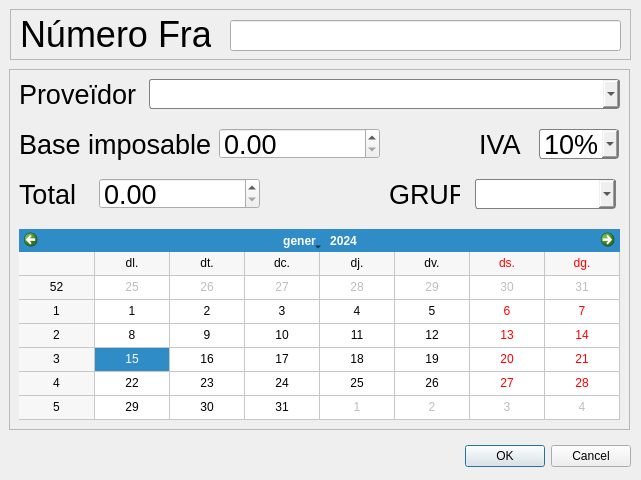
<?xml version="1.0" encoding="UTF-8"?>
<ui version="4.0">
 <class>Dialog</class>
 <widget class="QDialog" name="Dialog">
  <property name="geometry">
   <rect>
    <x>0</x>
    <y>0</y>
    <width>641</width>
    <height>480</height>
   </rect>
  </property>
  <property name="windowTitle">
   <string>Pagaments</string>
  </property>
  <widget class="QDialogButtonBox" name="buttonBox">
   <property name="geometry">
    <rect>
     <x>10</x>
     <y>440</y>
     <width>621</width>
     <height>32</height>
    </rect>
   </property>
   <property name="orientation">
    <enum>Qt::Horizontal</enum>
   </property>
   <property name="standardButtons">
    <set>QDialogButtonBox::Cancel|QDialogButtonBox::Ok</set>
   </property>
  </widget>
  <widget class="QFrame" name="frame_1">
   <property name="geometry">
    <rect>
     <x>9</x>
     <y>69</y>
     <width>621</width>
     <height>361</height>
    </rect>
   </property>
   <property name="frameShape">
    <enum>QFrame::StyledPanel</enum>
   </property>
   <property name="frameShadow">
    <enum>QFrame::Plain</enum>
   </property>
   <widget class="QComboBox" name="combobox_partner">
    <property name="geometry">
     <rect>
      <x>140</x>
      <y>10</y>
      <width>471</width>
      <height>30</height>
     </rect>
    </property>
    <property name="font">
     <font>
      <pointsize>15</pointsize>
      <weight>50</weight>
      <bold>false</bold>
      <kerning>true</kerning>
     </font>
    </property>
    <property name="mouseTracking">
     <bool>false</bool>
    </property>
    <property name="styleSheet">
     <string notr="true">QComboBox {
    border: 1px solid gray;
    border-radius: 3px;
    padding: 1px 18px 1px 3px;
    min-width: 6em;
}</string>
    </property>
    <property name="maxVisibleItems">
     <number>15</number>
    </property>
    <property name="iconSize">
     <size>
      <width>27</width>
      <height>27</height>
     </size>
    </property>
    <property name="frame">
     <bool>true</bool>
    </property>
   </widget>
   <widget class="QLabel" name="label_2">
    <property name="geometry">
     <rect>
      <x>10</x>
      <y>10</y>
      <width>151</width>
      <height>31</height>
     </rect>
    </property>
    <property name="font">
     <font>
      <pointsize>20</pointsize>
     </font>
    </property>
    <property name="text">
     <string>Proveïdor</string>
    </property>
   </widget>
   <widget class="QLabel" name="label_3">
    <property name="geometry">
     <rect>
      <x>10</x>
      <y>60</y>
      <width>191</width>
      <height>31</height>
     </rect>
    </property>
    <property name="font">
     <font>
      <pointsize>20</pointsize>
     </font>
    </property>
    <property name="text">
     <string>Base imposable</string>
    </property>
   </widget>
   <widget class="QCalendarWidget" name="calendar">
    <property name="geometry">
     <rect>
      <x>10</x>
      <y>160</y>
      <width>601</width>
      <height>191</height>
     </rect>
    </property>
    <property name="cursor">
     <cursorShape>PointingHandCursor</cursorShape>
    </property>
    <property name="locale">
     <locale language="Catalan" country="Spain"/>
    </property>
    <property name="minimumDate">
     <date>
      <year>1777</year>
      <month>9</month>
      <day>14</day>
     </date>
    </property>
    <property name="firstDayOfWeek">
     <enum>Qt::Monday</enum>
    </property>
    <property name="gridVisible">
     <bool>true</bool>
    </property>
    <property name="horizontalHeaderFormat">
     <enum>QCalendarWidget::ShortDayNames</enum>
    </property>
    <property name="navigationBarVisible">
     <bool>true</bool>
    </property>
    <property name="dateEditEnabled">
     <bool>true</bool>
    </property>
   </widget>
   <widget class="QLabel" name="label_4">
    <property name="geometry">
     <rect>
      <x>470</x>
      <y>60</y>
      <width>61</width>
      <height>31</height>
     </rect>
    </property>
    <property name="font">
     <font>
      <pointsize>20</pointsize>
     </font>
    </property>
    <property name="text">
     <string>IVA</string>
    </property>
   </widget>
   <widget class="QLabel" name="label_5">
    <property name="geometry">
     <rect>
      <x>10</x>
      <y>110</y>
      <width>191</width>
      <height>31</height>
     </rect>
    </property>
    <property name="font">
     <font>
      <pointsize>20</pointsize>
     </font>
    </property>
    <property name="text">
     <string>Total</string>
    </property>
   </widget>
   <widget class="QDoubleSpinBox" name="label_base_imposable">
    <property name="geometry">
     <rect>
      <x>210</x>
      <y>59</y>
      <width>161</width>
      <height>31</height>
     </rect>
    </property>
    <property name="font">
     <font>
      <pointsize>20</pointsize>
     </font>
    </property>
    <property name="wrapping">
     <bool>false</bool>
    </property>
    <property name="maximum">
     <double>99999.990000000005239</double>
    </property>
   </widget>
   <widget class="QDoubleSpinBox" name="label_total">
    <property name="geometry">
     <rect>
      <x>90</x>
      <y>109</y>
      <width>161</width>
      <height>31</height>
     </rect>
    </property>
    <property name="font">
     <font>
      <pointsize>20</pointsize>
     </font>
    </property>
    <property name="maximum">
     <double>99999.990000000005239</double>
    </property>
   </widget>
   <widget class="QComboBox" name="combobox_iva">
    <property name="geometry">
     <rect>
      <x>530</x>
      <y>60</y>
      <width>80</width>
      <height>30</height>
     </rect>
    </property>
    <property name="font">
     <font>
      <pointsize>20</pointsize>
     </font>
    </property>
    <property name="styleSheet">
     <string notr="true">QComboBox {
    border: 1px solid gray;
    border-radius: 3px;
}</string>
    </property>
    <property name="currentIndex">
     <number>0</number>
    </property>
    <property name="maxVisibleItems">
     <number>5</number>
    </property>
    <item>
     <property name="text">
      <string>10%</string>
     </property>
    </item>
    <item>
     <property name="text">
      <string>21%</string>
     </property>
    </item>
    <item>
     <property name="text">
      <string>4%</string>
     </property>
    </item>
   </widget>
   <widget class="QComboBox" name="combobox_group">
    <property name="geometry">
     <rect>
      <x>466</x>
      <y>110</y>
      <width>141</width>
      <height>30</height>
     </rect>
    </property>
    <property name="font">
     <font>
      <pointsize>15</pointsize>
     </font>
    </property>
    <property name="styleSheet">
     <string notr="true">QComboBox {
    border: 1px solid gray;
    border-radius: 3px;
    padding: 1px 18px 1px 3px;
    min-width: 6em;
}</string>
    </property>
   </widget>
   <widget class="QLabel" name="label_6">
    <property name="geometry">
     <rect>
      <x>380</x>
      <y>110</y>
      <width>71</width>
      <height>31</height>
     </rect>
    </property>
    <property name="font">
     <font>
      <pointsize>20</pointsize>
     </font>
    </property>
    <property name="text">
     <string>GRUP</string>
    </property>
   </widget>
  </widget>
  <widget class="QFrame" name="frame_2">
   <property name="geometry">
    <rect>
     <x>10</x>
     <y>9</y>
     <width>621</width>
     <height>51</height>
    </rect>
   </property>
   <property name="frameShape">
    <enum>QFrame::StyledPanel</enum>
   </property>
   <property name="frameShadow">
    <enum>QFrame::Plain</enum>
   </property>
   <widget class="QLabel" name="label">
    <property name="geometry">
     <rect>
      <x>10</x>
      <y>10</y>
      <width>191</width>
      <height>31</height>
     </rect>
    </property>
    <property name="font">
     <font>
      <pointsize>27</pointsize>
     </font>
    </property>
    <property name="text">
     <string>Número Fra:</string>
    </property>
   </widget>
   <widget class="QLineEdit" name="label_invoice_number">
    <property name="geometry">
     <rect>
      <x>220</x>
      <y>11</y>
      <width>391</width>
      <height>31</height>
     </rect>
    </property>
    <property name="font">
     <font>
      <pointsize>20</pointsize>
     </font>
    </property>
    <property name="text">
     <string/>
    </property>
   </widget>
  </widget>
 </widget>
 <resources/>
 <connections>
  <connection>
   <sender>buttonBox</sender>
   <signal>accepted()</signal>
   <receiver>Dialog</receiver>
   <slot>accept()</slot>
   <hints>
    <hint type="sourcelabel">
     <x>248</x>
     <y>254</y>
    </hint>
    <hint type="destinationlabel">
     <x>157</x>
     <y>274</y>
    </hint>
   </hints>
  </connection>
  <connection>
   <sender>buttonBox</sender>
   <signal>rejected()</signal>
   <receiver>Dialog</receiver>
   <slot>reject()</slot>
   <hints>
    <hint type="sourcelabel">
     <x>316</x>
     <y>260</y>
    </hint>
    <hint type="destinationlabel">
     <x>286</x>
     <y>274</y>
    </hint>
   </hints>
  </connection>
 </connections>
</ui>
